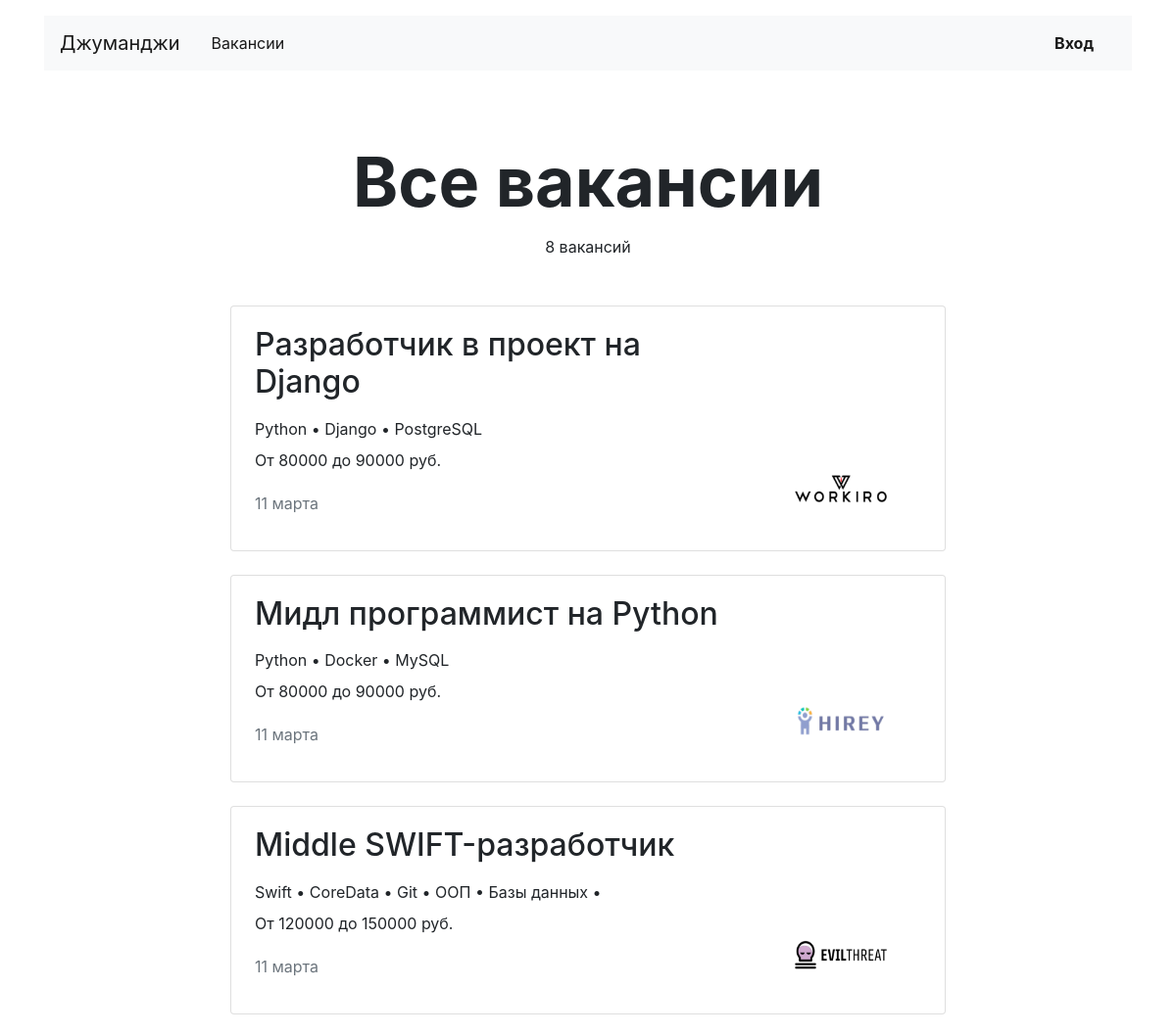
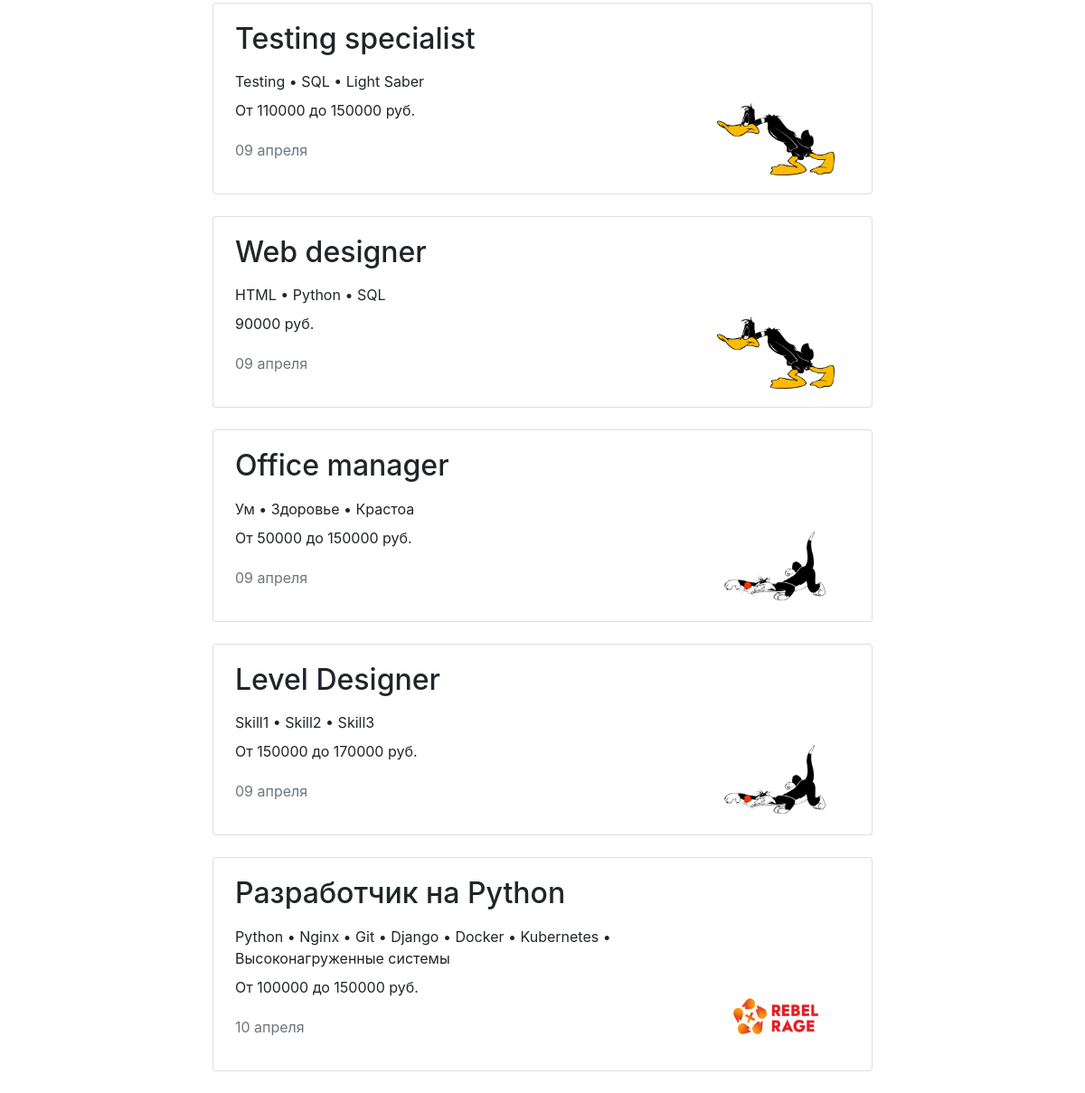
Page /vacancies/ on the committed database (2 pictures, top to bottom).
### main/models.py (models this page shows, shortened)
class Vacancy(models.Model):
    title = models.CharField(max_length=120)
    specialty = models.ForeignKey(Specialty, on_delete=models.CASCADE, related_name='vacancies')
    company = models.ForeignKey(Company, on_delete=models.CASCADE, related_name='companies')
    skills = models.TextField()
    description = HTMLField()
    salary_min = models.PositiveIntegerField()
    salary_max = models.PositiveIntegerField()
    published_at = models.DateField(default=date.today)

class Company(models.Model):
    name = models.CharField(max_length=120)
    location = models.CharField(max_length=120)
    logo = models.ImageField(default="https://place-hold.it/100x60", upload_to=MEDIA_COMPANY_IMAGE_DIR)
    description = HTMLField()
    employee_count = models.PositiveIntegerField()
    owner = models.OneToOneField(User, on_delete=models.CASCADE, blank=True, related_name='my_company', null=True)

### main/views/main.py (the view)
# urls.py: path('vacancies/', mv.VacanciesView.as_view(), name='vacancies'),
class VacanciesView(TemplateView):
    template_name = 'main/vacancies.html'
    def get_context_data(self, **kwargs):
        context = super().get_context_data()
        context['vacancies'] = Vacancy.objects.all()
        return context

### main/templatetags/my_tags.py (called while the page is built)
@register.filter()
def custom_sep(string, separator='+'):
    for_separator_list = [word.lstrip() for word in string.split(',')]
    return separator.join(for_separator_list)

@register.filter()
def ru_pluralize(number: Union[int, str], args: str = 'тур,тура,туров'):
    nom_sing, gen_sing, gen_plur = args.split(',')
    number = abs(int(number))
    if 10 <= number % 100 <= 20:
        return f'{number} {gen_plur}'
    if number % 10 == 1:
        return f'{number} {nom_sing}'
    if 2 <= number % 10 <= 4:
        return f'{number} {gen_sing}'
    return f'{number} {gen_plur}'

### main/templates/main/vacancies.html (shortened to what this page needs)
{% extends 'main/base/base.html' %}
{% load my_tags %}
{% block content %}
<main class="container mt-3">
    <section>
      <h1 class="h1 text-center mx-auto mt-4 pt-5" style="font-size: 70px;"><strong>Все вакансии</strong></h1>
      <p class="text-center pt-1">{{vacancies.count|ru_pluralize:'вакансия,вакансии,вакансий'}}</p>
      <div class="row mt-5">
        <div class="col-12 col-lg-8 offset-lg-2 m-auto">
          {% for vacancy in vacancies %}
          <div class="card mb-4">
            <div class="card-body px-4">
              <div class="row">
                <div class="col-12 col-md-8 col-lg-9">
                  <h2 class="h2 pb-2">{{vacancy.title}}</h2>
                  <p class="mb-2">{{vacancy.skills|custom_sep:' • '}}</p>
                  {% if vacancy.salary_min == vacancy.salary_max %}
                  <p> {{ vacancy.salary_max }} руб.</p>
                  {% else %}
                  <p>От {{ vacancy.salary_min }} до {{ vacancy.salary_max }} руб.</p>
                  {% endif %}
                  <p class="text-muted pt-1">{{vacancy.published_at|date:'d E'}}</p>
                </div>
                <div class="col-12 col-md-4 col-lg-3 d-flex align-items-end">
                  <a href="{% url 'vacancy' vacancy.id %}"><img src="{{ vacancy.company.logo.url }}" width="130" height="80" alt=""></a>
                </div>
              </div>
            </div>
          </div>
          {% endfor %}
        </div>
      </div>
    </section>
</main>
{% endblock %}

### rows in the picture
Vacancy: title "Разработчик в проект на Django", skills|custom_sep "Python • Django • PostgreSQL", salary_min "80000", salary_max "90000", published_at "11 марта", company.logo (picture)
Vacancy: title "Мидл программист на Python", skills|custom_sep "Python • Docker • MySQL", salary_min "80000", salary_max "90000", published_at "11 марта", company.logo (picture)
Vacancy: title "Middle SWIFT-разработчик", skills|custom_sep "Swift • CoreData • Git • ООП • Базы данных •", salary_min "120000", salary_max "150000", published_at "11 марта", company.logo (picture)
Vacancy: title "Testing specialist", skills|custom_sep "Testing • SQL • Light Saber", salary_min "110000", salary_max "150000", published_at "09 апреля", company.logo (picture)
Vacancy: title "Web designer", skills|custom_sep "HTML • Python • SQL", salary_max "90000", published_at "09 апреля", company.logo (picture)
Vacancy: title "Office manager", skills|custom_sep "Ум • Здоровье • Крастоа", salary_min "50000", salary_max "150000", published_at "09 апреля", company.logo (picture)
Vacancy: title "Level Designer", skills|custom_sep "Skill1 • Skill2 • Skill3", salary_min "150000", salary_max "170000", published_at "09 апреля", company.logo (picture)
Vacancy: title "Разработчик на Python", skills|custom_sep "Python • Nginx • Git • Django • Docker • Kubernetes • Высоконагруженные системы", salary_min "100000", salary_max "150000", published_at "10 апреля", company.logo (picture)

### other values in the picture
{{ vacancies.count|ru_pluralize:'вакансия,вакансии,вакансий' }} "8 вакансий"
